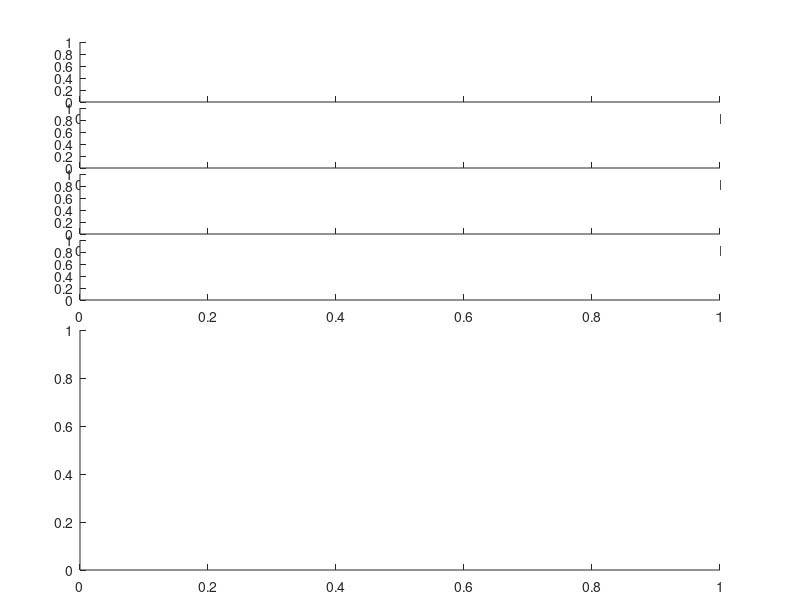

Reproduce this figure in MATLAB. (Note: this script raises an error after producing the figure.)
% function process_streaming()

% when you are dome checking type:
% ctrl-C 
% Important you need to close the serial port
% delete(instrfind)




%% plot stuff
addpath(genpath(fullfile('..','toolbox')));

figure('units','inch','position',[0,0,35,15]);
ax(1)=subplot('Position',[.1 .83 .8 .1]);
ax(2)=subplot('Position',[.1 .72 .8 .1]);
ax(3)=subplot('Position',[.1 .61 .8 .1]);
ax(4)=subplot('Position',[.1 .5 .8 .1]);
ax(5)=subplot('Position',[.1 .05 .8 .4]);

%Ylim of the plots
alimm=-1.1;alimp=1.1;
slimm=1.2;slimp=1.3;
tlimm=1.2;tlimp=3.3;
splimm=9e-17;splimp=1e-4;

% define some important and fixed variable
epsi.bytes_per_channel=3; % ADC is 3 bytes
epsi.nbsamples=160;% number of epsi blocks is 160 ~ 0.5 seconds
epsi.nbblock_diag=10;% 10*.5sec blocks = 5 seconds
epsi.name_length=5; % 5 bytes EPSI
epsi.finishblock=2; % 2 bytes \r\n
namechannels={'t1','t2', ...
    's1','s2', ...
    'c', ...
    'a1','a2','a3'};
countconversion={'Unipolar','Unipolar', ...
    'Unipolar','Unipolar', ...
    'Unipolar', ...
    'Unipolar','Unipolar','Unipolar'};

% accelerometer Voltage into Accelereation units (in g).
full_range = 2.5;
bit_counts = 24;
gain = 1;
acc_offset = 1.65;
acc_factor = 0.66;


% prep plot
cmap=colormap(parula(8));
ylabel(ax(1),'g','FontSize',20)
ylabel(ax(2),'V','FontSize',20)
ylabel(ax(3),'V','FontSize',20)
ylabel(ax(4),'sample','FontSize',20)
ylabel(ax(5),'V^2/Hz','FontSize',20)
for a=1:4
    ax(a).XTickLabel='';
    ax(a).FontSize=20;
end
ax(4).FontSize=20;
xlabel(ax(4),'(seconds)','fontsize',20)



length_diag=(epsi.nbblock_diag)*epsi.nbsamples; % 1760 sample
timeaxis=linspace(0,length_diag/325,length_diag);

% spectrum stuff
% sample rate channels
nb_segment=5;
FS        = 325;
tscan=5.5;
% number of samples per scan (1s) in channels
df        = 1/tscan;
f=(df:df:FS/2)'; % frequency vector for spectra
data=nan(length(namechannels),nb_segment,length_diag);
Fn    = .5*FS;  % Nyquist frequency
FR    = 2.5;    % Full range in Volts
def_noise=@(x)((FR/2^x)^2 /Fn);
Accelnoise=45e-6^2+0*f;
set(ax(5),'fontsize',30)
ylabel(ax(5),'V^2 / Hz','fontsize',30)
xlabel(ax(5),'Hz','fontsize',30)
title(ax(1),'coucou','fontsize',25)
grid(ax(5),'on')
% bit noise
n20=loglog(ax(5),f,f*0+def_noise(20),'--','Color',[.5 .5 .5],'linewidth',2);
hold(ax(5),'on')
n24=loglog(ax(5),f,f*0+def_noise(24),'--','Color',[.1 .1 .1],'linewidth',2);
n16=loglog(ax(5),f,f*0+def_noise(16),'.-','Color',[.3 .3 .3],'linewidth',2);
An=loglog(ax(5),f,Accelnoise,'--','Color',[.1 .1 .1],'linewidth',2);
hold(ax(5),'off')


% now we want to open epsi_data.bin read and process the las 5 seconds
% we will plot time series and spectra with 5 seconds length.
count=0;
while 1
   fid=fopen('../STREAMING/epsi_data.bin','r');
    str = fread(fid,'*char')';
    last_read = ftell(fid);
    
    ind_madre1 = strfind(str,'$MADRE');
    str=str(ind_madre1(end-11):ind_madre1(end-1));

    ind_madre = strfind(str,'$MADRE');
    ind_epsi = strfind(str,'$EPSI');
    fclose(fid);
    count=mod(count,nb_segment)+1;

    % define some diagnostic variable
    epsi.offset=unique(ind_epsi(1:length(ind_epsi))-ind_madre(1:length(ind_epsi)))-epsi.finishblock;
    if numel(epsi.offset)>1
        warning('issue in the Headers. They are not the same length')
    end
    
    epsi.total_length=unique(diff(ind_epsi))-epsi.finishblock-epsi.name_length-epsi.offset-2;
    if numel(epsi.total_length)>1
        warning('issue in the epsi blocks. They are not the same length')
    end
    
    epsi.nchannels=(epsi.total_length)/epsi.bytes_per_channel/epsi.nbsamples;
    if rem(epsi.nchannels,1)>0
        warning('issue in the epsi blocks. They are not the same length')
    end
    if numel(ind_epsi)==10
        %convert 3 bytes ADC samples into 24 bits counts.
        epsi.raw = int32(zeros(epsi.nbblock_diag,epsi.total_length));
        %epsi.raw = cell2mat(arrayfun(@(x) int32(str(x+epsi.name_length-1+(1:epsi.total_length))),ind_epsi(end-epsi.nbblock_diag-1:end-1),'un',0).');
        epsi.raw = cell2mat(arrayfun(@(x) int32(str(x+epsi.name_length-1+(1:epsi.total_length))),ind_epsi,'un',0).');
        epsi.raw1 = epsi.raw(:,1:epsi.bytes_per_channel:end)*256^2+ ...
            epsi.raw(:,2:epsi.bytes_per_channel:end)*256+ ...
            epsi.raw(:,3:epsi.bytes_per_channel:end);
        
        % convert count in volts
        for cha=1:epsi.nchannels
            wh_channel=namechannels{cha};
            if ~strcmp(wh_channel,'c')
                switch countconversion{cha}
                    case 'Bipolar'
                        EPSI.epsi.(wh_channel)=full_range/gain* ...
                            (double(epsi.raw1(:,cha:epsi.nchannels:end))/2.^(bit_counts-1)-1);
                    case 'Unipolar'
                        EPSI.epsi.(wh_channel)=full_range/gain* ...
                            double(epsi.raw1(:,cha:epsi.nchannels:end))/2.^(bit_counts);
                end
                switch wh_channel
                    case 'a1'
                        EPSI.epsi.a1 = (EPSI.epsi.a1-acc_offset)/acc_factor;
                    case 'a2'
                        EPSI.epsi.a2 = (EPSI.epsi.a2-acc_offset)/acc_factor;
                    case 'a3'
                        EPSI.epsi.a3 = (EPSI.epsi.a3-acc_offset)/acc_factor;
                end
                
            else
                EPSI.epsi.(wh_channel)=double(epsi.raw1(:,cha:epsi.nchannels:end));
            end
        end
        
        EPSI.epsi =structfun(@(x) reshape(x',[],1),EPSI.epsi,'un',0);
        
        % compute spectra
        data(:,count,:)=struct2array(EPSI.epsi).';
        
        % compute spectra
        [f1,~,P11,~]=get_profile_spectrum(data,f);
        indf1=find(f1>=0);
        indf1=indf1(1:end-1);
        f1=f1(indf1);
        P11= 2*P11(:,:,indf1);
        
        
        % plot time series
        plot(ax(1),timeaxis,EPSI.epsi.a1,'Color',cmap(1,:))
        hold(ax(1),'on')
        plot(ax(1),timeaxis,EPSI.epsi.a2,'Color',cmap(2,:))
        plot(ax(1),timeaxis,EPSI.epsi.a3,'Color',cmap(3,:))
        hold(ax(1),'off')
        
        plot(ax(2),timeaxis,EPSI.epsi.t1,'Color',cmap(4,:))
        hold(ax(2),'on')
        plot(ax(2),timeaxis,EPSI.epsi.t2,'Color',cmap(5,:))
        hold(ax(2),'off')
        
        plot(ax(3),timeaxis,EPSI.epsi.s1,'Color',cmap(6,:))
        hold(ax(3),'on')
        plot(ax(3),timeaxis,EPSI.epsi.s2,'Color',cmap(7,:))
        hold(ax(3),'off')
        
        plot(ax(4),timeaxis(1:end-1),diff(EPSI.epsi.c),'Color',cmap(8,:))
        
        legend(ax(1),{'a1','a2','a3'})
        legend(ax(2),{'t1','t2'})
        legend(ax(3),{'s1','s2'})
        legend(ax(4),{'diff ramp'})
        
        
        % plot sepctra
        
        hold(ax(5),'on')
        l0=loglog(ax(5),f1,squeeze(nanmean(P11(1,:,:),2)),'Color',cmap(4,:));
        l1=loglog(ax(5),f1,squeeze(nanmean(P11(2,:,:),2)),'Color',cmap(5,:));
        l2=loglog(ax(5),f1,squeeze(nanmean(P11(3,:,:),2)),'Color',cmap(6,:));
        l3=loglog(ax(5),f1,squeeze(nanmean(P11(4,:,:),2)),'Color',cmap(7,:));
%         l4=loglog(ax(5),f1,squeeze(nanmean(P11(5,:,:),2)),'Color',cmap(1,:));
        l4=loglog(ax(5),f1,squeeze(nanmean(P11(6,:,:),2)),'Color',cmap(1,:));
        l5=loglog(ax(5),f1,squeeze(nanmean(P11(7,:,:),2)),'Color',cmap(2,:));
        l6=loglog(ax(5),f1,squeeze(nanmean(P11(8,:,:),2)),'Color',cmap(3,:));
        set(ax(5),'Xscale','log','Yscale','log')
        legend([n24 n20 n16 An l0 l1 l2 l3 l4 l5 l6],{'24 bit','20 bit','16 bit','Accel noise','t1','t2','s1','s2','a1(g^2/Hz)','a2(g^2/Hz)','a3(g^2/Hz)'},'location','SouthWest')
        hold(ax(5),'off')
        ax(5).XLim=[df f(end)];
        
        ax(1).YLim=[alimm alimp];
        ax(2).YLim=[slimm slimp];
        ax(3).YLim=[tlimm tlimp];
        ax(4).YLim=[0 2];
        ax(5).YLim=[splimm splimp];
        ax(1).XLim=[0 4];
        ax(2).XLim=[0 4];
        ax(3).XLim=[0 4];
        ax(4).XLim=[0 4];
        for p=1:5
            ax(p).FontSize=20;
        end
        
        ylabel(ax(1),'g','FontSize',20)
        ylabel(ax(2),'V','FontSize',20)
        ylabel(ax(3),'V','FontSize',20)
        ylabel(ax(4),'sample','FontSize',20)
        ylabel(ax(5),'V^2/Hz','FontSize',20)
        
        
        pause(.0000001)
        delete(l0);
        delete(l1);
        delete(l2);
        delete(l3);
        delete(l4);
        delete(l5);
        delete(l6);
    end
end

function [k,P1,P11,Co12]=get_profile_spectrum(data,k)
%
%  input: data
% . data : epsi data
% . k:  frequency array
%  Created by Arnaud Le Boyer on 7/28/18.


switch length(size(data))
    case 3 % reshape into 2D matrice for fft and then reshape
        [nb_sensor,nb_scan,Lscan]=size(data);
        data=reshape(data,[nb_sensor* nb_scan Lscan]);
        Lax1=nb_sensor* nb_scan;
        size_data=3;
    case 2
        [Lax1,Lscan]=size(data);
        size_data=2;
    otherwise
        warning('no valid size for data : get power spectrum')
end

dk=k(1);
window = ones(Lax1,1)*hanning(Lscan).';
wc2=1/mean(window(1,:).^2);            % window correction factor
datap  = window.*(data- mean(data,2)* ones(1,Lscan));
P1  = fft(datap,[],2);
P11 = conj(P1).*P1./Lscan^2/dk*wc2;

if size_data==3
    P1=reshape(P1,[nb_sensor,nb_scan,Lscan]);
    P11=reshape(P11,[nb_sensor,nb_scan,Lscan]);
    P12=zeros(nb_sensor,nb_sensor-1,nb_scan,Lscan);
    Co12=zeros(nb_sensor,nb_sensor-1,nb_scan,Lscan);
    ind_nbsensor=1:nb_sensor;
    for j=1:nb_sensor
        tempo=shiftdim(repmat(squeeze(P1(j,:,:)),[1,1,nb_sensor-1]),2);
        P12(j,:,:,:)=conj(tempo).*P1(ind_nbsensor~=j,:,:)./Lscan^2/dk*wc2;
        tempo=shiftdim(repmat(squeeze(P11(j,:,:)),[1,1,nb_sensor-1]),2);
        Co12(j,:,:,:)=squeeze(P12(j,:,:,:)).^2./(tempo.*P11(ind_nbsensor~=j,:,:));
    end
end

if rem(Lscan,2)==0
    k=-Lscan/2*dk:dk:Lscan/2*dk-dk;
else
    kp=dk:dk:dk*floor(Lscan/2);
    k=[fliplr(-kp) 0 kp];
end
k=fftshift(k);


end





